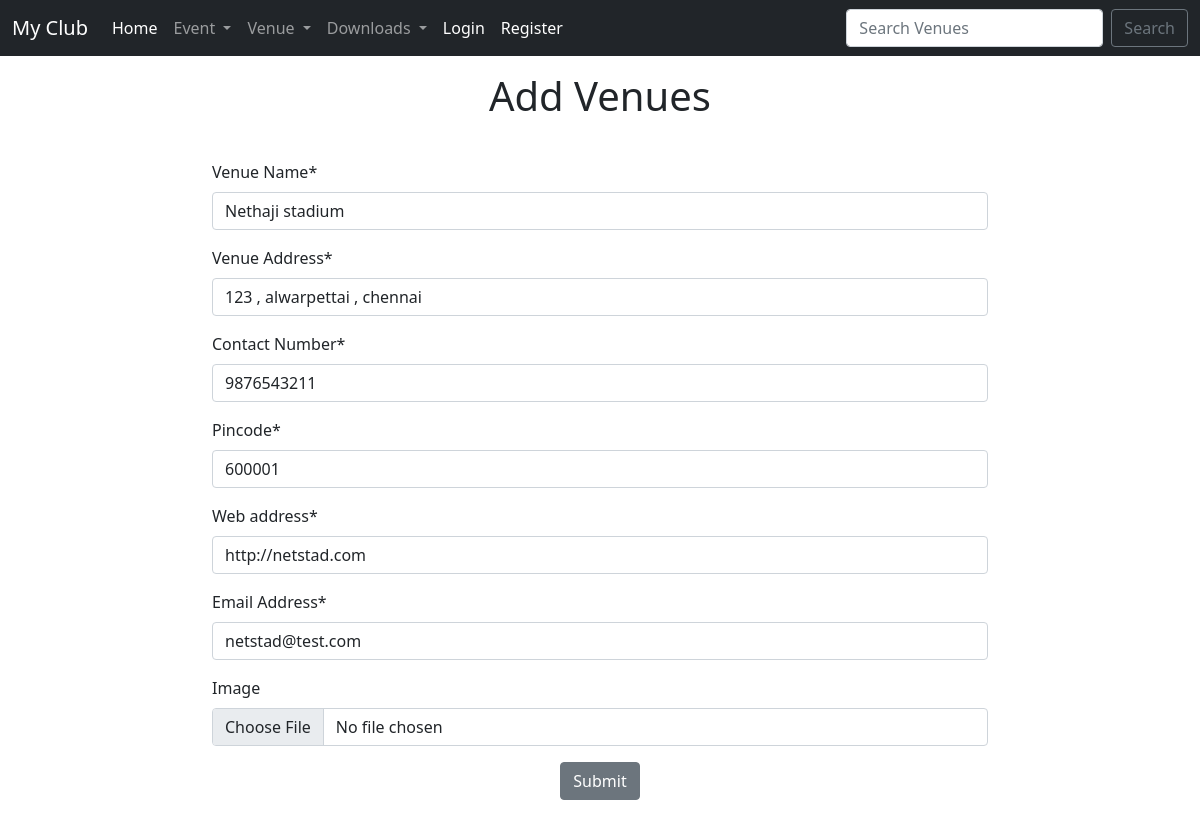
Screenshot of /update/1 with the database file from the repository.
### myclub/models.py (models this page shows, shortened)
class Venue(models.Model):
    name = models.CharField('Venue Name' , max_length=120)
    address =models.TextField('Venue Address',max_length=200)
    phone = models.CharField('Contact Number', max_length=120)
    pincode= models.CharField('Pincode' , max_length=7 , default='63200')
    web = models.URLField('Web address')
    email = models.EmailField('Email Address')
    image = models.ImageField( null=True, blank=True , default = "" ,upload_to='images/')

### myclub/views.py (the view)
# urls.py: path('update/<venue_id>',views.update , name = 'update'),
def update(request , venue_id):
    venue = Venue.objects.get(pk=venue_id)
    form = AddVenueForm(request.POST or None , request.FILES or None , instance=venue)
    if form.is_valid():
        form.save()
        return redirect('list-venues')
    return render (request, 'myclub/update.html',{'form':form ,'venue':venue})

### myclub/forms.py
class AddVenueForm(forms.ModelForm):
    class Meta:
        model = Venue
        fields = ['name' , 'address' ,'phone' ,'pincode','web','email' ,'image']
        widgets={
            'name':forms.TextInput(attrs={'class': 'form-control', 'placeholder': 'Enter Venue name'}),
            'address': forms.TextInput(attrs={'class': 'form-control', 'placeholder': 'Enter Venue Address '}),
            'phone':forms.TextInput(attrs={'class': 'form-control', 'placeholder': 'Enter phone '}),
            'pincode':forms.TextInput(attrs={'class': 'form-control', 'placeholder': 'Enter pincode '}),
            'web':forms.URLInput(attrs={'class': 'form-control', 'placeholder': 'Enter Web URL '}),
            'email':forms.EmailInput(attrs={'class': 'form-control', 'placeholder': 'Enter Email Address '})
        }

### myclub/templates/myclub/update.html (shortened to what this page needs)
{% extends 'myclub/base.html' %}
{% load crispy_forms_tags %}
{% block content %}
<h1 style="text-align: center;" class="mt-3">Add Venues</h1><br>
<div class="container mt-2" style="width: 800px;">
    <form action="{% url 'update' venue.id %}" method="POST" enctype="multipart/form-data">
        {{form|crispy}}
        <center>
            <button type="submit" class="btn btn-secondary mb-3">Submit</button>
        </center>
    </form>
</div>
{% endblock %}

### rows the page displays
Venue: name "Nethaji stadium", address "123 , alwarpettai , chennai", phone "9876543211", pincode "600001", web "http://netstad.com", email "netstad@test.com"
